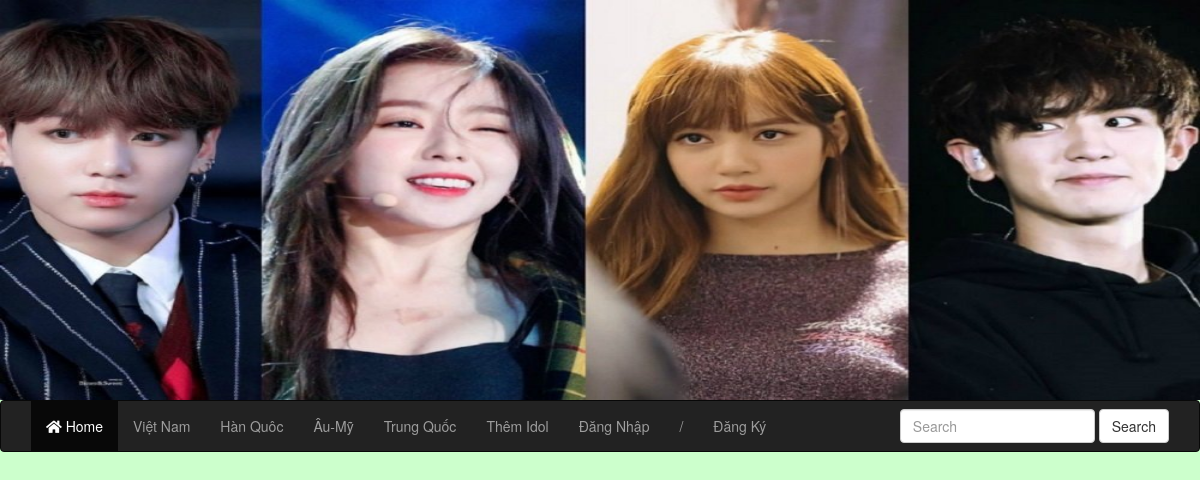
The app's page /tim.php with its own data.
### tables this page shows
CREATE TABLE `maquocgia` (
  `maquocgia` int(10) NOT NULL,
  `tenquocgia` varchar(30) NOT NULL
);

### tim.php (the view, shortened to what this page needs)
<!DOCTYPE html>
<html lang="en">
<head>
    <link rel="stylesheet" href="css/stylle.css">
    <link rel="stylesheet" href="css/bootstrap.min.css">
    <link rel="stylesheet" href="https://use.fontawesome.com/releases/v5.7.0/css/all.css">
</head>
<body >
<div class="logo">
    <center><img src="img/tonghop.jpg" width="100%" height="400">  </center>
</div>
<div class="menu">
<nav class="navbar navbar-inverse bg-primary">
    <div class="container-fluid">
                <div class="collapse navbar-collapse" id="bs-example-navbar-collapse-1">
                    <ul class="nav navbar-nav">
                        <li class="active">
                        <a href="home.php"> <span class="fas fa-home"></span> Home</a>
                        </li>
						<?php
                            $link = mysqli_connect ('localhost', 'root', '', 'celeb') or die ("Ko the ket noi Database");
                            $sql = "SELECT * FROM maquocgia";
                            if($result = mysqli_query($link,$sql)){
                                $detail=mysqli_fetch_array($result);
                                    do{?>
                                        <li class="nav-item">
                                        <a class="nav-link" href="lietke.php?maquocgia=<?php echo $detail  ['maquocgia']?>"><?php echo $detail['tenquocgia']?></a>
                                        </li>
                                <?php  }while($detail=mysqli_fetch_assoc($result));} ?>
					<li><a href="login.php">Thêm Idol</a></li>
					<li><a href="login.php">Đăng Nhập</a></li>
                    <li ><a href="#">/</a></li>
                    <li><a href="dangky.php">Đăng Ký</a></li>
                    </ul>
					<form class="navbar-form navbar-right" role="search" action="tim.php" method="POST">
                        <div class="form-group">
                            <input type="search" class="form-control" placeholder="Search" aria-label="Search" name="tukhoa">
                        </div>
                        <button type="submit" class="btn btn-default">Search</button>
                    </form>
                </div>
            </div>
 </nav>
    </div>
</body>
</html>

### css/stylle.css (style rules this page uses)
body { background-color: #CCFFCC !important; color: rgb(17, 18, 19); }
img { transition: 0.5s; }

### records on screen
maquocgia: tenquocgia "Việt Nam"
maquocgia: tenquocgia "Hàn Quôc"
maquocgia: tenquocgia "Âu-Mỹ"
maquocgia: tenquocgia "Trung Quốc"
